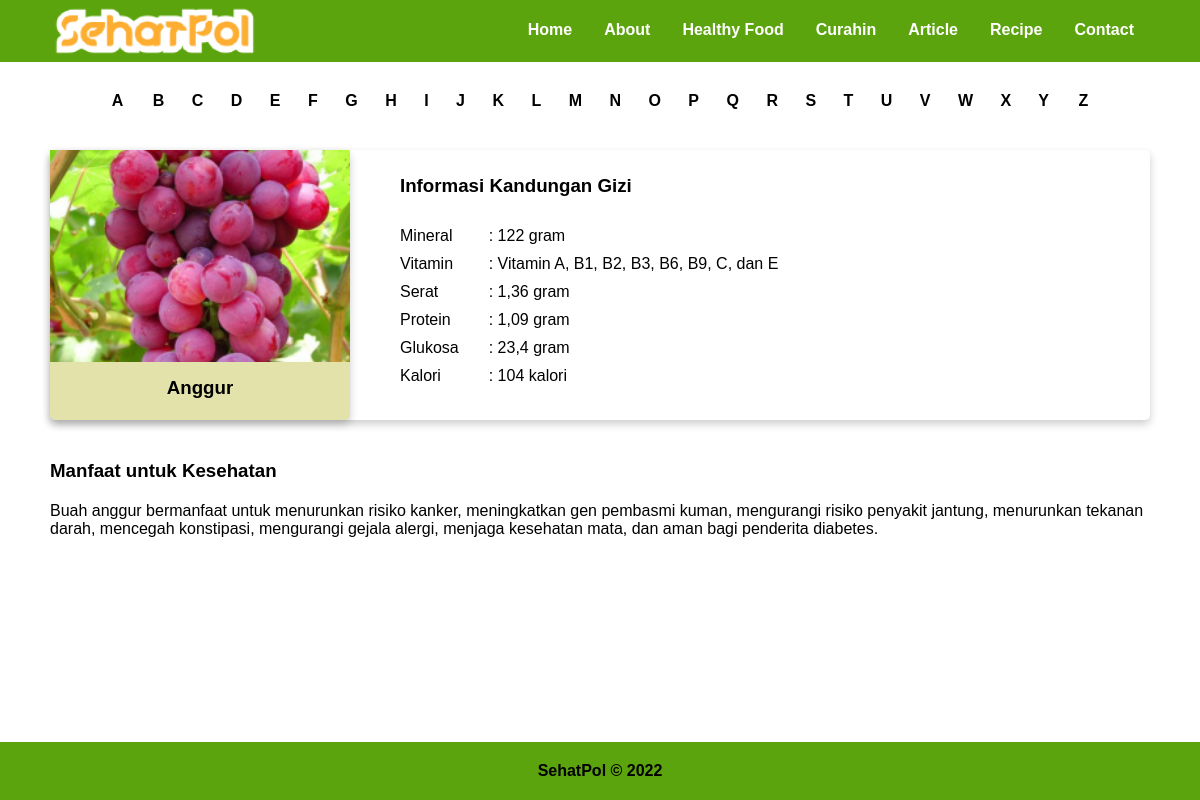
Page /user/detailfood.php?KodeM=1 on the committed database.
### tables this page shows
CREATE TABLE `makanan` (
  `KodeM` int(10) NOT NULL,
  `Nama` varchar(50) NOT NULL,
  `Gambar` varchar(100) NOT NULL
);

CREATE TABLE `gizi` (
  `KodeG` int(10) NOT NULL,
  `KodeM` int(10) NOT NULL,
  `Mineral` varchar(50) NOT NULL,
  `Vitamin` varchar(50) NOT NULL,
  `Serat` varchar(50) NOT NULL,
  `Protein` varchar(50) NOT NULL,
  `Glukosa` varchar(50) NOT NULL,
  `Kalori` varchar(50) NOT NULL,
  `Manfaat` varchar(1000) NOT NULL
);

### user/detailfood.php (the view, shortened to what this page needs)
<!DOCTYPE html>
<html lang="en">
<head>
    <link rel="stylesheet" href="asset/css/healthyfood.css">
</head>
<body>
    <header>
        <nav>
            <div class="wrapper">
                <div class="logo">
                    <a href="index.php">
                        <img src="asset/img/sehatpol-logo.png" style="width: 210px; height: 60px;">
                    </a>
                </div>
                <div class="menu">
                    <ul>
                        <li><a href="index.php">Home</a></li>
                        <li><a href="index.php #about">About</a></li>
                        <li><a href="healthyfood.php">Healthy Food</a></li>
                        <li><a href="curahin.php">Curahin</a></li>
                        <li><a href="article.php">Article</a></li>
                        <li><a href="recipe.php">Recipe</a></li>
                        <li><a href="index.php #contact">Contact</a></li>
                    </ul>                    </ul>
                </div>
            </div>
        </nav>
    </header>
    <main>
        <h4 align="center" style="margin-top: 30px;">
            <a href="healthyfood.php #a" style="color: black;margin-right: 25px;">A</a>
            <a href="healthyfood.php #b" style="color: black;margin-right: 23px;">B</a>
            <a href="healthyfood.php #c" style="color: black;margin-right: 23px;">C</a>
            <a href="healthyfood.php #d" style="color: black;margin-right: 23px;">D</a>
            <a href="healthyfood.php #e" style="color: black;margin-right: 23px;">E</a>
            <a href="healthyfood.php #f" style="color: black;margin-right: 23px;">F</a>
            <a href="healthyfood.php #g" style="color: black;margin-right: 23px;">G</a>
            <a href="healthyfood.php #h" style="color: black;margin-right: 23px;">H</a>
            <a href="healthyfood.php #i" style="color: black;margin-right: 23px;">I</a>
            <a href="healthyfood.php #j" style="color: black;margin-right: 23px;">J</a>
            <a href="healthyfood.php #k" style="color: black;margin-right: 23px;">K</a>
            <a href="healthyfood.php #l" style="color: black;margin-right: 23px;">L</a>
            <a href="healthyfood.php #m" style="color: black;margin-right: 23px;">M</a>
            <a href="healthyfood.php #n" style="color: black;margin-right: 23px;">N</a>
            <a href="healthyfood.php #o" style="color: black;margin-right: 23px;">O</a>
            <a href="healthyfood.php #p" style="color: black;margin-right: 23px;">P</a>
            <a href="healthyfood.php #q" style="color: black;margin-right: 23px;">Q</a>
            <a href="healthyfood.php #r" style="color: black;margin-right: 23px;">R</a>
            <a href="healthyfood.php #s" style="color: black;margin-right: 23px;">S</a>
            <a href="healthyfood.php #t" style="color: black;margin-right: 23px;">T</a>
            <a href="healthyfood.php #u" style="color: black;margin-right: 23px;">U</a>
            <a href="healthyfood.php #v" style="color: black;margin-right: 23px;">V</a>
            <a href="healthyfood.php #w" style="color: black;margin-right: 23px;">W</a>
            <a href="healthyfood.php #x" style="color: black;margin-right: 23px;">X</a>
            <a href="healthyfood.php #y" style="color: black;margin-right: 25px;">Y</a>
            <a href="healthyfood.php #z" style="color: black;">Z</a>
        </h4>
        <div class="wrapper" style="margin-top: 40px; margin-bottom: 50px;">
            <div class="colom card" style=" background: white;">
                <div>
                    <?php
                        include"koneksi.php";
                        $query = "SELECT * FROM makanan WHERE KodeM = '$_GET[KodeM]'";
                        $result = mysqli_query($conn, $query);
                        while ($data = mysqli_fetch_array($result)) {
                    ?>
                        <div class="card" style="width: 300px; height: 270px;">
                            <div>
                            <img align="center" src="asset/img/makanan/<?php echo $data['Gambar'];?>" style="width: 100%; height: 100%;">
                            </div>
                            <div class="container">
                            <center><h3><?php echo $data["Nama"]; ?></h3></center>
                            </div>
                        </div>
                    <?php } ?>
                </div>
                <div style="margin-top: 25px; margin-left: 50px">
                    <h3 style="margin-bottom: 30px;">Informasi Kandungan Gizi</h3>
                    <div class="colom">
                        <div style="margin-right: 30px;">
                            <p style="margin-bottom: 10px;">Mineral</p>
                            <p style="margin-bottom: 10px;">Vitamin</p>
                            <p style="margin-bottom: 10px;">Serat</p>
                            <p style="margin-bottom: 10px;">Protein</p>
                            <p style="margin-bottom: 10px;">Glukosa</p>
                            <p style="margin-bottom: 10px;">Kalori</p>
                        </div>
                    <?php
                        include"koneksi.php";
                        $query = "SELECT * FROM gizi WHERE KodeM = '$_GET[KodeM]'";
                        $result = mysqli_query($conn, $query);
                        while ($data = mysqli_fetch_array($result)) {
                    ?>
                        <div style="margin-right: 10px;">
                            <p style="margin-bottom: 10px;">: <?php echo $data["Mineral"]; ?></p>
                            <p style="margin-bottom: 10px;">: <?php echo $data["Vitamin"]; ?></p>
                            <p style="margin-bottom: 10px;">: <?php echo $data["Serat"]; ?></p>
                            <p style="margin-bottom: 10px;">: <?php echo $data["Protein"]; ?></p>
                            <p style="margin-bottom: 10px;">: <?php echo $data["Glukosa"]; ?></p>
                            <p style="margin-bottom: 10px;">: <?php echo $data["Kalori"]; ?></p>
                        </div>
                    <?php } ?>
                    </div>
                </div>
            </div>
            <div>
                <h3 style="margin-bottom: 20px; margin-top: 40px;">Manfaat untuk Kesehatan</h3>
                <?php
                    include"koneksi.php";
                    $query = "SELECT * FROM gizi WHERE KodeM = '$_GET[KodeM]'";
                    $result = mysqli_query($conn, $query);
                    while ($data = mysqli_fetch_array($result)) {
                ?>
                    <p style="margin-bottom: 10px;"><?php echo $data["Manfaat"]; ?></p>
                <?php } ?>
            </div>
        </div>
    </main>
    <footer>
        <div class="footer">
            <b><p align="center">SehatPol © 2022</p></b>
        </div>
    </footer>
</body>
</html>

### user/asset/css/healthyfood.css (style rules this page uses)
* { text-decoration: none; margin: 0px; padding: 0px; }
body { margin: 0px; padding: 0px; font-family: 'Poppins', sans-serif; }
.wrapper { width: 1100px; margin: auto; position: relative; }
.logo img { float: left; margin-top: 2px; }
.menu { float: right; }
nav { width: 100%; margin: auto; display: flex; line-height: 60px; position: sticky; position: -webkit-sticky; top: 0; background: #5ca40d; }
nav ul { list-style: none; margin: 0; padding: 0; overflow: hidden; }
nav ul li { float: left; }
nav ul li a { color: #ffffff; font-weight: bold; text-align: center; padding: 0px 16px 0px 16px; text-decoration: none; }
.colom { margin: auto; display: flex; }
.card { box-shadow: 0 4px 8px 0 rgba(0,0,0,0.2); transition: 0.3s; width: 100%; border-radius: 5px; background: #E2E2AA; }
.container { padding: 15px 5px 15px 5px; }
.footer { background: #5CA40D; position:absolute; bottom:0; width:100%; padding: 20px 0 20px 0; }

### rows in the picture
makanan: Gambar (picture), Nama "Anggur"
gizi: Mineral "122 gram", Vitamin "Vitamin A, B1, B2, B3, B6, B9, C, dan E", Serat "1,36 gram", Protein "1,09 gram", Glukosa "23,4 gram", Kalori "104 kalori", Manfaat "Buah anggur bermanfaat untuk menurunkan risiko kanker, meningkatkan gen pembasmi kuman, mengurangi risiko penyakit jantung, menurunkan tekanan darah, mencegah konstipasi, mengurangi gejala alergi, menjaga kesehatan mata, dan aman bagi penderita diabetes."
